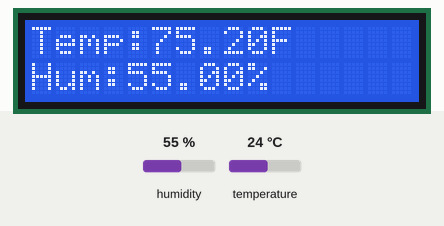
Recording of a sketch running on a simulated Arduino Uno, built with avr-gcc and run on an emulated ATmega328P. On the bench: 16×2 character LCD. The inputs (shaded band) are chosen by the test bench; at power-on: humidity 55 %, temperature 24 °C. What the sketch prints to the serial monitor is not drawn.

Above: at 3.2 s.
3.3 s: humidity set to 22 %
At 4.9 s:
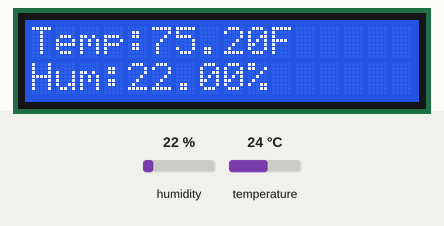
6.0 s: temperature set to 12 °C
At 7.6 s:
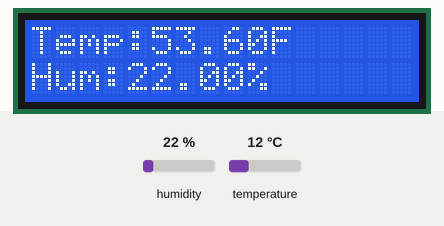
8.7 s: humidity set to 40 %
At 11.4 s:
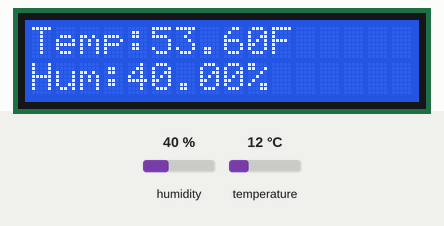
11.7 s: temperature set to 19 °C
At 13.1 s:
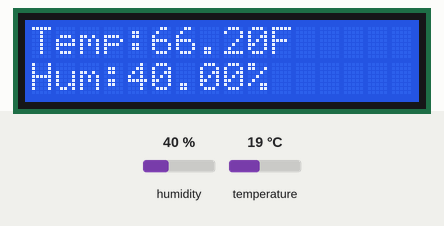
Timing chart, 0 to 14.7 s (numbered marks = the images above; inputs shaded):
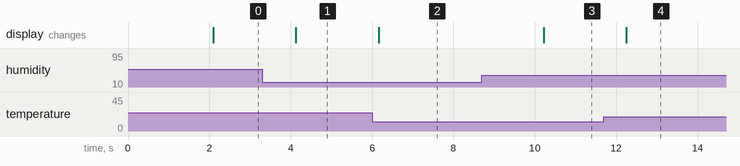

The sketch:

main.ino
```cpp
#include <LiquidCrystal.h>
#include <DHT.h>

#define DHTPIN 2
#define DHTTYPE DHT11

DHT dht(DHTPIN, DHTTYPE);

LiquidCrystal lcd(12, 11, 5, 4, 3, 6);

void setup() {

  lcd.begin(16, 2);

  dht.begin();

  Serial.begin(9600);

  lcd.setCursor(0,0);
  lcd.print("Weather Station");

  delay(2000);

  lcd.clear();
}

void loop() {

  float humidity = dht.readHumidity();

  float tempC = dht.readTemperature();

  float tempF = dht.readTemperature(true);

  lcd.clear();

  if (isnan(humidity) || isnan(tempC)) {

    lcd.setCursor(0,0);
    lcd.print("Sensor Error");

  } else {

    lcd.setCursor(0,0);

    lcd.print("Temp:");
    lcd.print(tempF);
    lcd.print("F");

    lcd.setCursor(0,1);

    lcd.print("Hum:");
    lcd.print(humidity);
    lcd.print("%");

    Serial.print("Temperature: ");
    Serial.print(tempF);
    Serial.print(" F ");

    Serial.print("Humidity: ");
    Serial.print(humidity);
    Serial.println("%");
  }

  delay(2000);
}
```

Measured:
- after the input at 3.3 s, the display: changes after 0.83 s (image 1)
- after the input at 6.0 s, the display: changes after 0.16 s (image 2)
- after the input at 8.7 s, the display: changes after 1.5 s (image 3)
- after the input at 11.7 s, the display: changes after 0.55 s (image 4)
